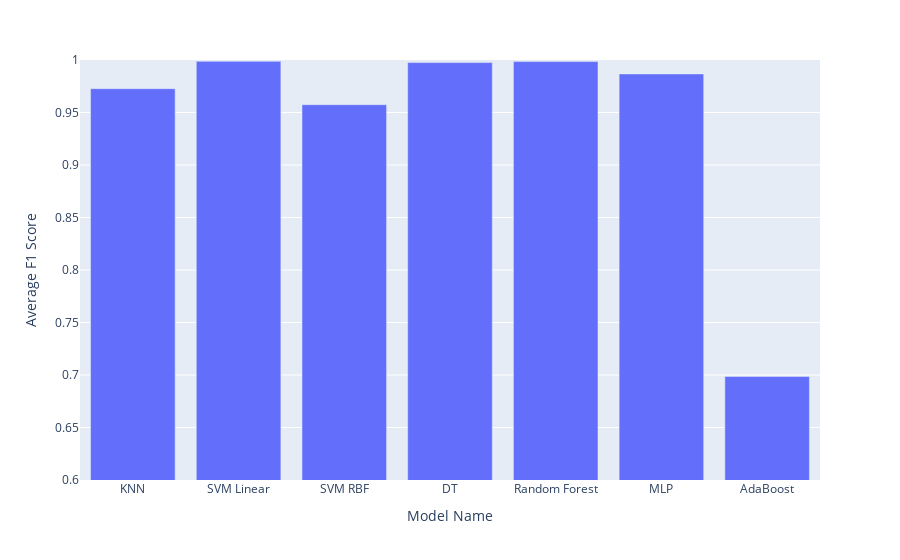

Source (notebook cell):
### Code cell
fig = px.bar(x=models,
             y=[all_metrics[model]["f1_score"] for model in models],
             labels={
                 "x": "Model Name",
                 "y": "Average F1 Score"
             })
fig.update_yaxes(range=[0.6, 1])
fig.show()

### Figure 1 — Plotly figure (JSON) as saved in the notebook; plotly's stock layout.template omitted (floating-point values rounded to 4 significant figures)
{"data": [{"alignmentgroup": "True", "hovertemplate": "Model Name=%{x}<br>Average F1 Score=%{y}<extra></extra>", "legendgroup": "", "marker": {"color": "#636efa"}, "name": "", "offsetgroup": "", "orientation": "v", "showlegend": false, "textposition": "auto", "type": "bar", "x": ["KNN", "SVM Linear", "SVM RBF", "DT", "Random Forest", "MLP", "AdaBoost"], "xaxis": "x", "y": [0.9727, 0.9987, 0.9574, 0.9975, 0.9985, 0.9867, 0.6985], "yaxis": "y"}], "layout": {"autosize": true, "barmode": "relative", "legend": {"tracegroupgap": 0}, "margin": {"t": 60}, "xaxis": {"anchor": "y", "autorange": true, "domain": [0, 1], "range": [-0.5, 6.5], "title": {"text": "Model Name"}, "type": "category"}, "yaxis": {"anchor": "x", "domain": [0, 1], "range": [0.6, 1], "title": {"text": "Average F1 Score"}, "type": "linear"}}}
